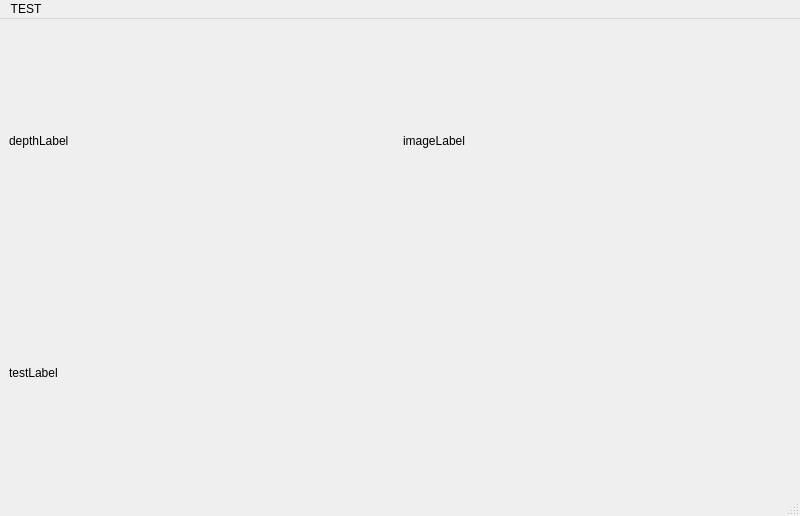
<?xml version="1.0" encoding="UTF-8"?>
<ui version="4.0">
 <class>MainWindow</class>
 <widget class="QMainWindow" name="MainWindow">
  <property name="geometry">
   <rect>
    <x>0</x>
    <y>0</y>
    <width>800</width>
    <height>516</height>
   </rect>
  </property>
  <property name="sizePolicy">
   <sizepolicy hsizetype="MinimumExpanding" vsizetype="MinimumExpanding">
    <horstretch>0</horstretch>
    <verstretch>0</verstretch>
   </sizepolicy>
  </property>
  <property name="windowTitle">
   <string>MainWindow</string>
  </property>
  <widget class="QWidget" name="centralwidget">
   <property name="sizePolicy">
    <sizepolicy hsizetype="Expanding" vsizetype="Expanding">
     <horstretch>0</horstretch>
     <verstretch>0</verstretch>
    </sizepolicy>
   </property>
   <layout class="QGridLayout" name="gridLayout">
    <item row="0" column="1">
     <widget class="QLabel" name="imageLabel">
      <property name="sizePolicy">
       <sizepolicy hsizetype="Preferred" vsizetype="Preferred">
        <horstretch>0</horstretch>
        <verstretch>0</verstretch>
       </sizepolicy>
      </property>
      <property name="text">
       <string>imageLabel</string>
      </property>
     </widget>
    </item>
    <item row="0" column="0">
     <widget class="QLabel" name="depthLabel">
      <property name="sizePolicy">
       <sizepolicy hsizetype="Preferred" vsizetype="Preferred">
        <horstretch>0</horstretch>
        <verstretch>0</verstretch>
       </sizepolicy>
      </property>
      <property name="text">
       <string>depthLabel</string>
      </property>
     </widget>
    </item>
    <item row="1" column="0">
     <widget class="QLabel" name="testLabel">
      <property name="text">
       <string>testLabel</string>
      </property>
     </widget>
    </item>
   </layout>
  </widget>
  <widget class="QMenuBar" name="menubar">
   <property name="geometry">
    <rect>
     <x>0</x>
     <y>0</y>
     <width>800</width>
     <height>22</height>
    </rect>
   </property>
   <widget class="QMenu" name="menuTEST">
    <property name="title">
     <string>TEST</string>
    </property>
    <widget class="QMenu" name="menuSeconf">
     <property name="title">
      <string>seconf</string>
     </property>
     <addaction name="actionA"/>
     <addaction name="actionB"/>
     <addaction name="actionC"/>
    </widget>
    <addaction name="actionFirst"/>
    <addaction name="menuSeconf"/>
   </widget>
   <addaction name="menuTEST"/>
  </widget>
  <widget class="QStatusBar" name="statusbar"/>
  <action name="actionFirst">
   <property name="checkable">
    <bool>true</bool>
   </property>
   <property name="text">
    <string>first</string>
   </property>
  </action>
  <action name="actionA">
   <property name="text">
    <string>a</string>
   </property>
  </action>
  <action name="actionB">
   <property name="text">
    <string>b</string>
   </property>
  </action>
  <action name="actionC">
   <property name="text">
    <string>c</string>
   </property>
  </action>
 </widget>
 <resources/>
 <connections/>
</ui>
